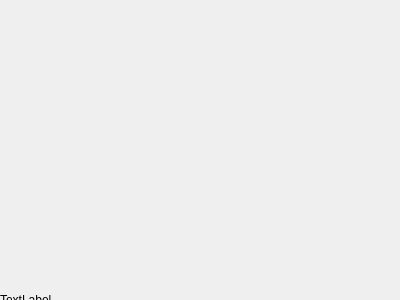
<?xml version="1.0" encoding="UTF-8"?>
<ui version="4.0">
 <class>Form</class>
 <widget class="QWidget" name="Form">
  <property name="geometry">
   <rect>
    <x>0</x>
    <y>0</y>
    <width>400</width>
    <height>300</height>
   </rect>
  </property>
  <property name="windowTitle">
   <string>Form</string>
  </property>
  <widget class="QLabel" name="image">
   <property name="geometry">
    <rect>
     <x>0</x>
     <y>0</y>
     <width>450</width>
     <height>600</height>
    </rect>
   </property>
   <property name="text">
    <string>TextLabel</string>
   </property>
  </widget>
 </widget>
 <resources/>
 <connections/>
</ui>
